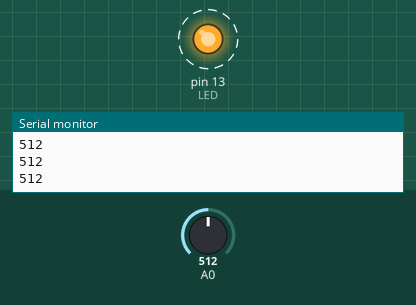
Recording of a sketch running on a simulated Arduino Uno, built with avr-gcc and run on an emulated ATmega328P. On the bench: output pins drawn as LEDs (lit = HIGH), the last lines printed to the serial monitor. Dashed ring = blinking. The test bench sets the inputs (shaded band); at power-on: A0 = 512.

Above: at 1.25 s.
1.3 s: A0 set to 12
4.3 s: A0 set to 9
At 5.0 s:
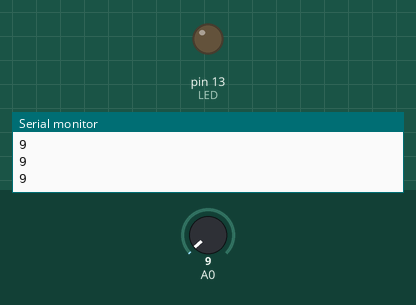
5.8 s: A0 set to 122
At 6.05 s:
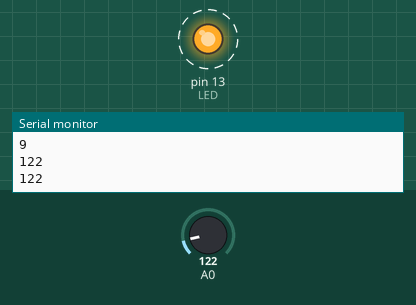
8.8 s: A0 set to 0
Timing chart, 0 to 11.3 s (numbered marks = the images above; inputs shaded):
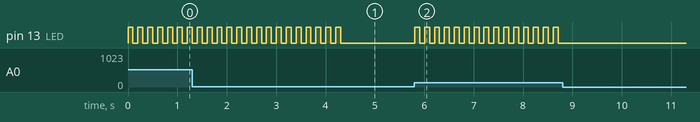

The sketch:

LED_moisture_sensor.ino
```cpp
const int LED = 13;
void setup() {
  // put your setup code here, to run once:\
  // initialize serial communication at 9600 bits per second:
  Serial.begin(9600);
  pinMode(LED, OUTPUT);
}

void loop() {
  // put your main code here, to run repeatedly:
  // read the input on analog pin 0:
  int sensorValue = analogRead(A0);

  Serial.println(sensorValue);
  if (sensorValue > 10) {
    digitalWrite(LED, HIGH);
    delay(100);
    digitalWrite(LED, LOW);
    delay(100);
  }
}
```

Measured:
- the behaviour switches between 11 and 10 on A0 (found by bisection; images 0 and 1)
- after the input at 4.3 s, pin 13 (LED): goes on until 4.3 s, then stays LOW
- after the input at 5.8 s, pin 13 (LED): alternates HIGH for 0.10 s and LOW for 0.10 s, starting at once
- after the input at 8.8 s, pin 13 (LED): stops changing and stays LOW
- by itself, pin 13 (LED): alternates HIGH for 0.10 s and LOW for 0.10 s
